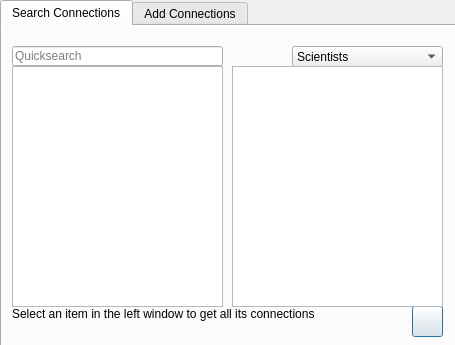
<?xml version="1.0" encoding="UTF-8"?>
<ui version="4.0">
 <class>Connections</class>
 <widget class="QDialog" name="Connections">
  <property name="geometry">
   <rect>
    <x>0</x>
    <y>0</y>
    <width>455</width>
    <height>345</height>
   </rect>
  </property>
  <property name="windowTitle">
   <string>Connections</string>
  </property>
  <widget class="QTabWidget" name="ConnectionTab">
   <property name="geometry">
    <rect>
     <x>0</x>
     <y>0</y>
     <width>461</width>
     <height>351</height>
    </rect>
   </property>
   <property name="currentIndex">
    <number>0</number>
   </property>
   <widget class="QWidget" name="tab">
    <attribute name="title">
     <string>Search Connections</string>
    </attribute>
    <widget class="QPushButton" name="Remove">
     <property name="geometry">
      <rect>
       <x>410</x>
       <y>280</y>
       <width>31</width>
       <height>31</height>
      </rect>
     </property>
     <property name="cursor">
      <cursorShape>PointingHandCursor</cursorShape>
     </property>
     <property name="mouseTracking">
      <bool>true</bool>
     </property>
     <property name="toolTip">
      <string>Remove entry</string>
     </property>
     <property name="toolTipDuration">
      <number>999999999</number>
     </property>
     <property name="text">
      <string/>
     </property>
     <property name="icon">
      <iconset resource="../icons.qrc">
       <normaloff>:/new/Icons/Icons/remove.svg</normaloff>:/new/Icons/Icons/remove.svg</iconset>
     </property>
     <property name="iconSize">
      <size>
       <width>30</width>
       <height>30</height>
      </size>
     </property>
    </widget>
    <widget class="QLineEdit" name="quicksearch">
     <property name="geometry">
      <rect>
       <x>10</x>
       <y>20</y>
       <width>211</width>
       <height>20</height>
      </rect>
     </property>
     <property name="placeholderText">
      <string>Quicksearch</string>
     </property>
    </widget>
    <widget class="QComboBox" name="comboBox">
     <property name="geometry">
      <rect>
       <x>290</x>
       <y>20</y>
       <width>151</width>
       <height>21</height>
      </rect>
     </property>
     <property name="cursor">
      <cursorShape>PointingHandCursor</cursorShape>
     </property>
     <item>
      <property name="text">
       <string>Scientists</string>
      </property>
      <property name="icon">
       <iconset resource="../icons.qrc">
        <normaloff>:/new/Icons/Icons/Scientists.svg</normaloff>:/new/Icons/Icons/Scientists.svg</iconset>
      </property>
     </item>
     <item>
      <property name="text">
       <string>Computers</string>
      </property>
      <property name="icon">
       <iconset resource="../icons.qrc">
        <normaloff>:/new/Icons/Icons/Computers.svg</normaloff>:/new/Icons/Icons/Computers.svg</iconset>
      </property>
     </item>
    </widget>
    <widget class="QListWidget" name="Left">
     <property name="geometry">
      <rect>
       <x>10</x>
       <y>40</y>
       <width>211</width>
       <height>241</height>
      </rect>
     </property>
    </widget>
    <widget class="QListWidget" name="Right">
     <property name="geometry">
      <rect>
       <x>230</x>
       <y>40</y>
       <width>211</width>
       <height>241</height>
      </rect>
     </property>
    </widget>
    <widget class="QLabel" name="label">
     <property name="geometry">
      <rect>
       <x>10</x>
       <y>280</y>
       <width>311</width>
       <height>16</height>
      </rect>
     </property>
     <property name="text">
      <string>Select an item in the left window to get all its connections</string>
     </property>
    </widget>
   </widget>
   <widget class="QWidget" name="tab_2">
    <attribute name="title">
     <string>Add Connections</string>
    </attribute>
    <widget class="QListWidget" name="left2">
     <property name="geometry">
      <rect>
       <x>10</x>
       <y>40</y>
       <width>211</width>
       <height>241</height>
      </rect>
     </property>
    </widget>
    <widget class="QListWidget" name="right2">
     <property name="geometry">
      <rect>
       <x>230</x>
       <y>40</y>
       <width>211</width>
       <height>241</height>
      </rect>
     </property>
    </widget>
    <widget class="QLineEdit" name="leftsearch">
     <property name="geometry">
      <rect>
       <x>10</x>
       <y>20</y>
       <width>211</width>
       <height>21</height>
      </rect>
     </property>
     <property name="placeholderText">
      <string>Scientist Search</string>
     </property>
    </widget>
    <widget class="QLineEdit" name="rightsearch">
     <property name="geometry">
      <rect>
       <x>230</x>
       <y>20</y>
       <width>211</width>
       <height>21</height>
      </rect>
     </property>
     <property name="placeholderText">
      <string>Computer Search</string>
     </property>
    </widget>
    <widget class="QPushButton" name="Add">
     <property name="geometry">
      <rect>
       <x>410</x>
       <y>280</y>
       <width>31</width>
       <height>31</height>
      </rect>
     </property>
     <property name="cursor">
      <cursorShape>PointingHandCursor</cursorShape>
     </property>
     <property name="mouseTracking">
      <bool>true</bool>
     </property>
     <property name="toolTip">
      <string>Add new entry</string>
     </property>
     <property name="toolTipDuration">
      <number>999999999</number>
     </property>
     <property name="text">
      <string/>
     </property>
     <property name="icon">
      <iconset resource="../icons.qrc">
       <normaloff>:/new/Icons/Icons/Add.svg</normaloff>:/new/Icons/Icons/Add.svg</iconset>
     </property>
     <property name="iconSize">
      <size>
       <width>30</width>
       <height>30</height>
      </size>
     </property>
    </widget>
    <widget class="QLabel" name="label_2">
     <property name="geometry">
      <rect>
       <x>10</x>
       <y>280</y>
       <width>331</width>
       <height>16</height>
      </rect>
     </property>
     <property name="text">
      <string>Select an item from both windows to establish a connection</string>
     </property>
    </widget>
   </widget>
  </widget>
 </widget>
 <resources>
  <include location="../icons.qrc"/>
 </resources>
 <connections/>
</ui>
